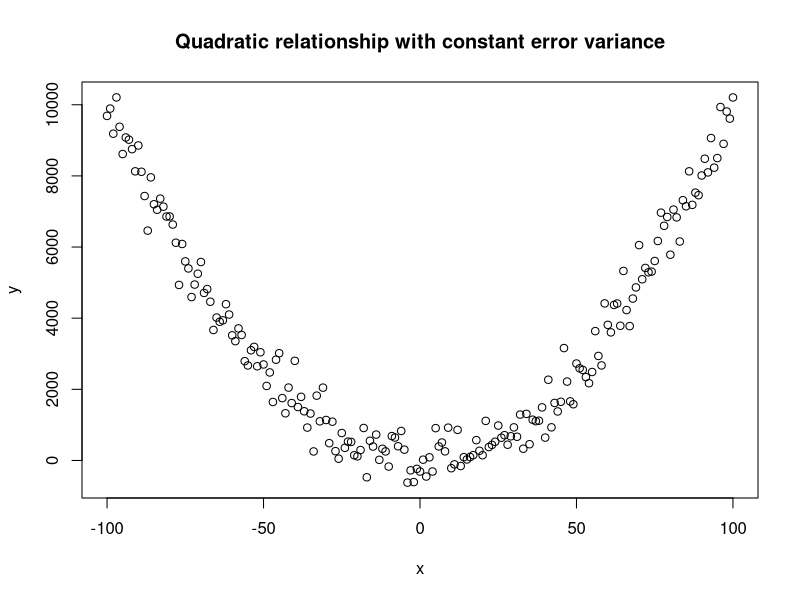
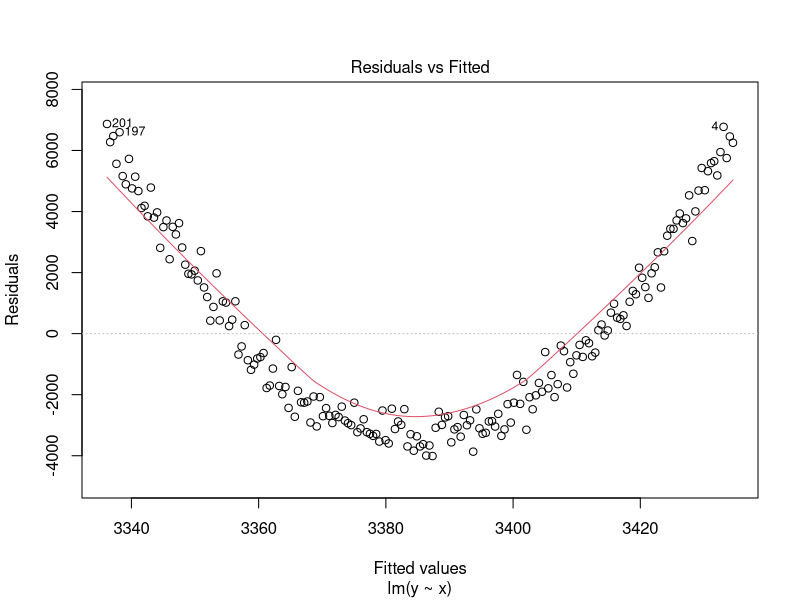
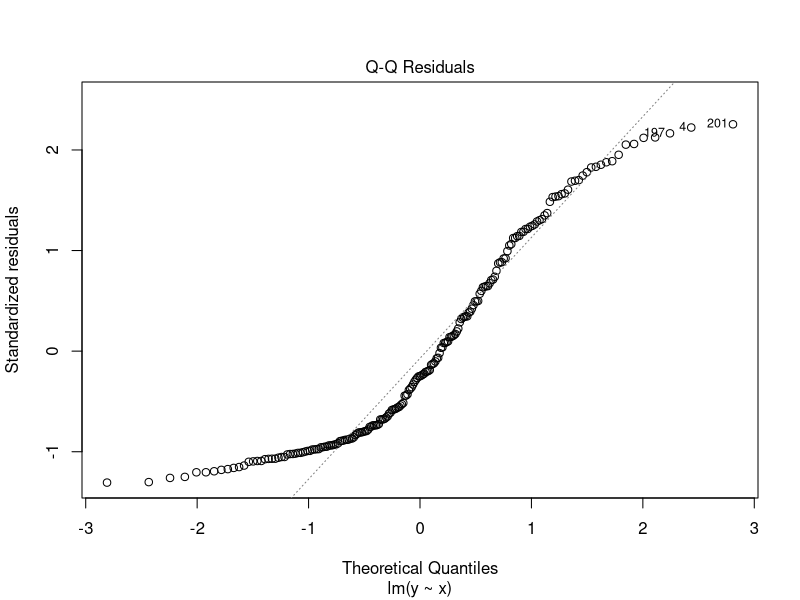
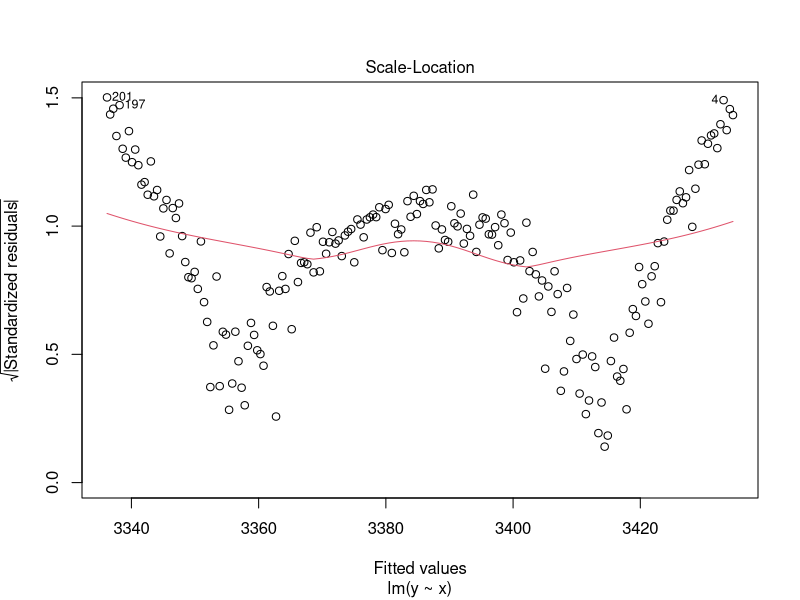
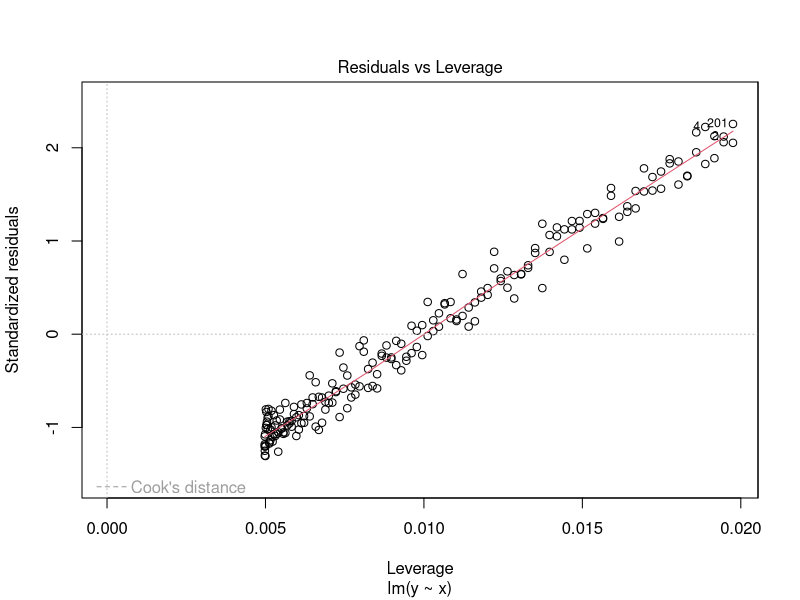
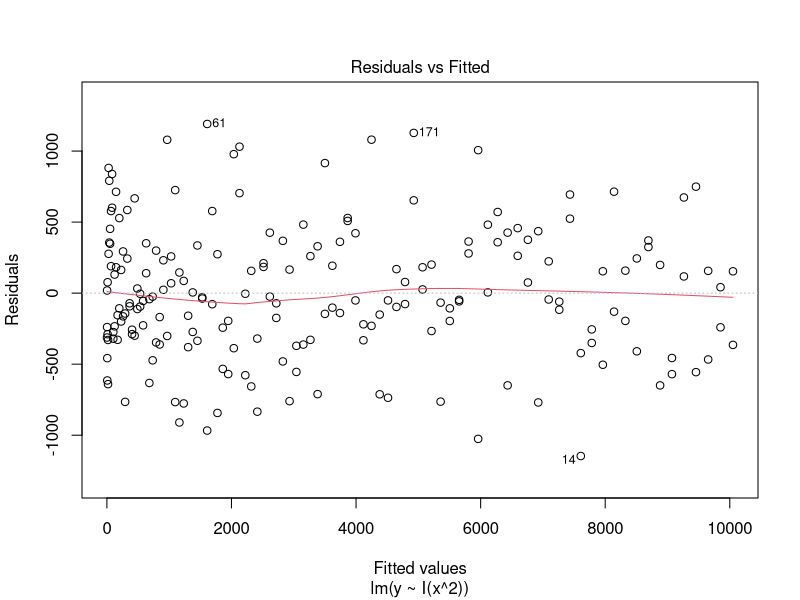
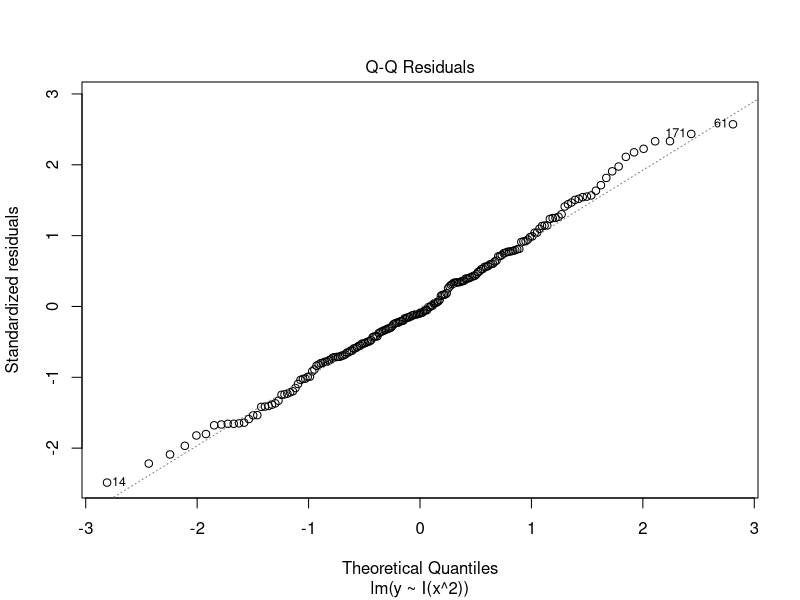
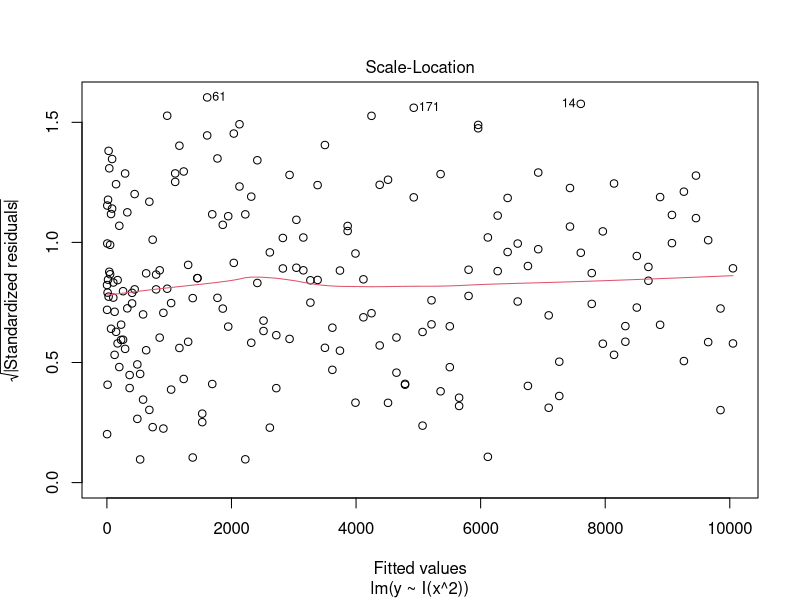

Generate these figures, in order, with R:

################################
#### What you will learn here:

#- (Wrong) model specifications, their consequences, how to detect and fix them.
#- The impact of heteroscedasticity and how to deal with it.
#- The impact of systematically missing data and how to deal with it.


# ============================================================
# Required packages
# ============================================================

# Run this once if the packages are not installed yet:
# install.packages(c("lmtest", "sandwich", "mice"))


# ============================================================
# PART 1: A misspecified mean relationship
# ============================================================

# Learning objective:
# Distinguish an incorrectly specified mean relationship from
# heteroscedasticity. Robust standard errors cannot repair an
# incorrect functional form.

x <- -100:100

# Set the random seed to make the simulated data reproducible.
set.seed(1)

# Generate a quadratic relationship with normally distributed errors.
# The error standard deviation is 500 for every value of x.
#
# Therefore:
# E(Y | x)   = x^2
# Var(Y | x) = 500^2
#
# The conditional mean changes with x, but the conditional variance
# is constant: the errors are homoscedastic.
y <- x^2 + rnorm(n = length(x), mean = 0, sd = 500)

plot(x, y, main = "Quadratic relationship with constant error variance")


# --- Fit an incorrectly specified model ---

# This model assumes a straight-line relationship between x and y.
# It cannot describe the U-shaped relationship in the data.
lm1 <- lm(y ~ x)

summary(lm1)

# There is no evidence of a linear association (p approximately 0.938).
# However, this does NOT mean that x is unrelated to y.
#
# Across this symmetric range of x, the decreasing and increasing
# parts of the parabola cancel out when estimating a single slope.
# A strong nonlinear relationship can therefore coexist with a
# linear slope close to zero.


# --- Try robust standard errors for the incorrect model ---

# HC3 standard errors adjust the estimated uncertainty of the
# regression coefficients.
#
# They do not change the fitted coefficients or turn the straight
# line into a curve. The functional form is still inappropriate.
lmtest::coeftest(
  lm1,
  vcov. = sandwich::vcovHC(lm1, type = "HC3")
)


# --- Inspect diagnostic plots ---

# In particular, inspect the Residuals vs Fitted plot.
# A systematic curved pattern indicates that the model has not
# captured the mean relationship.
#
# Here, this pattern is caused by an omitted quadratic term,
# even though the data-generating errors have constant variance.
plot(lm1)


# --- Fit a correctly specified model ---

# I(x^2) tells R to include the numerical square of x as a predictor.
# This matches the mean relationship used to generate the data.
#
# A separate linear x term is not needed in this simulation because
# we know that its true coefficient is zero. In real applications,
# a quadratic model would commonly include both x and I(x^2).
lm2 <- lm(y ~ I(x^2))

summary(lm2)

# After correcting the mean relationship, the residuals should no
# longer show the systematic pattern caused by the missing curve.
plot(lm2)


# --- Test for heteroscedasticity ---

# The Breusch-Pagan test looks for evidence against constant error
# variance, using the model predictors by default.
#
# We know from the simulation that the errors are homoscedastic.
# A non-significant test result does not itself prove homoscedasticity.
# Even with homoscedastic errors, a test can reject by chance.
lmtest::bptest(lm2)

# Main lesson:
# First check whether the model describes the mean relationship.
# Robust standard errors cannot substitute for an appropriate
# specification of that relationship.


# ============================================================
# PART 2: Missing values and changing analysis samples
# ============================================================

# Learning objective:
# Understand why models fitted to the same dataset can use
# different observations when their variables contain missing values.

set.seed(42)
dat <- iris
p_missing <- 0.2

# Each measurement has a 20% probability of being missing.
# Missingness is generated independently of the measured values
# and independently across the four measurement variables.
# This is a missing completely at random (MCAR) mechanism.

dat$Sepal.Length[runif(nrow(dat)) < p_missing] <- NA
dat$Sepal.Width[runif(nrow(dat)) < p_missing] <- NA
dat$Petal.Length[runif(nrow(dat)) < p_missing] <- NA
dat$Petal.Width[runif(nrow(dat)) < p_missing] <- NA

# Count missing values separately for each variable.
colSums(is.na(dat))

# Different models require different combinations of variables.
# By default, lm() excludes rows with missing values in either
# the outcome or any predictor included in that model.

model1 <- lm(Sepal.Length ~ Sepal.Width, data = dat)
model2 <- lm(Sepal.Length ~ Petal.Length, data = dat)
model3 <- lm(Sepal.Length ~ Petal.Width, data = dat)

model4 <- lm(
  Sepal.Length ~ Sepal.Width + Petal.Length,
  data = dat
)

model5 <- lm(
  Sepal.Length ~ Sepal.Width + Petal.Length + Petal.Width,
  data = dat
)

summary(model1)
summary(model2)
summary(model3)
summary(model4)
summary(model5)

# Compare the actual sample sizes used by the models.
# Equal sample sizes would not necessarily mean identical rows.
sapply(
  list(model1 = model1, model2 = model2, model3 = model3,
       model4 = model4, model5 = model5),
  nobs
)

# As more variables are required, fewer complete cases remain.
# Changes in coefficients between models may reflect both:
# 1. changes in the predictors included;
# 2. changes in the observations included.

# To isolate the effect of adding predictors, refit the nested
# models using the same set of complete observations.
common_sample <- dat[complete.cases(dat[, 1:4]), ]

summary(lm(
  Sepal.Length ~ Sepal.Width,
  data = common_sample
))

summary(lm(
  Sepal.Length ~ Sepal.Width + Petal.Length,
  data = common_sample
))

summary(lm(
  Sepal.Length ~ Sepal.Width + Petal.Length + Petal.Width,
  data = common_sample
))

# Using a common sample makes these comparisons easier to interpret,
# but discards observations that simpler models could otherwise use.
# It does not generally solve bias from selective missingness.
#
# In this example, missingness is MCAR. The later BMI example
# demonstrates a mechanism that biases complete-case regression.


# ============================================================
# PART 3: Heteroscedasticity with a correctly specified mean
# ============================================================

# Learning objective:
# Recognize changing error variance and understand what robust
# standard errors do, and what they do not do.

set.seed(2)

# Use positive x values so that 0.2*x is a valid standard deviation.
x <- runif(n = 1000, min = 1, max = 100)

# The conditional mean is linear, but the error standard deviation
# increases with x.
#
# E(Y | x)   = x
# Var(Y | x) = (0.2*x)^2
#
# Observations at larger x values therefore scatter more widely
# around the true regression line.
y <- rnorm(n = length(x), mean = x, sd = 0.2*x)

plot(x, y, main = "Linear relationship with increasing error variance")

# Add the true mean relationship used to generate the data.
abline(a = 0, b = 1, col = "red", lwd = 2)


# --- Fit the mean model ---

# The linear mean relationship is correctly specified.
# Heteroscedasticity does not by itself make the OLS coefficients
# biased here, but the usual standard errors can be incorrect.
lm3 <- lm(y ~ x)


# --- Inspect diagnostic plots ---

# Residuals vs Fitted:
# Look for a funnel-shaped pattern. The residual spread increases
# as the fitted values increase.
plot(lm3, which = 1)

# Scale-Location:
# This plot emphasizes changes in residual spread.
# An upward trend indicates increasing variability.
plot(lm3, which = 3)


# --- Test for heteroscedasticity ---

# A small p-value provides evidence against constant error variance.
# Interpret the test together with the plots and the model structure.
lmtest::bptest(lm3)


# --- Compare conventional and robust inference ---

# summary() reports the conventional standard errors, which assume
# constant error variance for this ordinary least-squares model.
summary(lm3)

# Estimate a heteroscedasticity-robust covariance matrix.
# HC3 includes a leverage-based correction.
V_robust <- sandwich::vcovHC(lm3, type = "HC3")

# Report the same regression coefficients, now with robust standard
# errors, test statistics, and p-values.
lmtest::coeftest(lm3, vcov. = V_robust)

# Calculate confidence intervals using the same robust covariance
# matrix, so that the intervals match the robust coefficient tests.
lmtest::coefci(lm3, vcov. = V_robust)

# Compare the standard errors directly.
# Robust standard errors are not necessarily larger than conventional
# ones; the direction of the difference depends on the data.
cbind(
  SE_conventional = sqrt(diag(vcov(lm3))),
  SE_robust_HC3 = sqrt(diag(V_robust))
)

# Main lesson:
# Robust standard errors change inference about the coefficients.
# They do not change the fitted coefficients, fitted values, or
# residuals, and they do not remove the funnel-shaped pattern.
#
# The association is strong in this example, so both approaches
# may give very small p-values. Focus on the standard errors and
# confidence intervals rather than only on statistical significance.


# ============================================================
# PART 4: Missing BMI values and multiple imputation
# ============================================================

# Learning objective:
# Show how complete-case analysis can distort an association when
# BMI is more likely to be missing among people with high blood
# pressure, and how correctly specified multiple imputation can
# address this selection bias under a MAR mechanism.

set.seed(123)
n <- 2000


# --- Generate complete data ---

full <- data.frame(
  bmi = rnorm(n, mean = 27, sd = 4)
)

# Generate systolic blood pressure with a positive association
# with BMI.
#
# The true slope is 2 mmHg per additional BMI unit.
# At BMI = 25, expected systolic blood pressure is 120 mmHg.
full$sbp <- 120 + 2 * (full$bmi - 25) +
  rnorm(n, mean = 0, sd = 12)

# This model provides a benchmark using all original observations.
# Its estimated slope will differ slightly from 2 due to sampling
# variation, even though the model is correctly specified.
mod_full <- lm(sbp ~ bmi, data = full)


# --- Introduce missing BMI values ---

# plogis() converts its input into a probability between 0 and 1.
# The probability that BMI is missing increases with blood pressure.
#
# At blood pressure = 130 mmHg, the missingness probability is 50%.
# Lower blood pressure gives a lower probability; higher blood
# pressure gives a higher probability.
p_missing <- plogis((full$sbp - 130) / 6)

# Randomly determine which BMI values are missing, using each
# person's individual missingness probability.
#
# Missingness is still stochastic, but it is not equally likely
# for everyone.
bmi_missing <- runif(n) < p_missing

# Preserve the original data for comparison and create a version
# in which the selected BMI values are replaced by NA.
dat <- full
dat$bmi[bmi_missing] <- NA

# Calculate the proportion of participants with missing BMI.
mean(bmi_missing)

# This is a MAR mechanism:
# Missingness depends on blood pressure, which is fully observed.
# Conditional on blood pressure, it does not additionally depend
# on the unobserved BMI.
#
# MAR does NOT imply that complete cases are a representative
# sample for every analysis.


# --- Analyze complete cases only ---

# By default, lm() excludes observations with missing values in
# variables required by the model.
#
# Participants with high blood pressure are less likely to remain
# in this analysis because their BMI is more often missing.
mod_cc <- lm(sbp ~ bmi, data = dat)

# This selection can flatten the estimated relationship:
# among participants with high BMI, those with comparatively low
# blood pressure are more likely to remain observed.
#
# In this example, complete-case analysis therefore tends to
# underestimate the slope of blood pressure on BMI.


# --- Impute missing BMI values using observed blood pressure ---

# The imputation model predicts BMI from blood pressure.
# This is deliberately the reverse direction of the final analysis:
# imputation models the variable that needs to be filled in.
#
# BMI and blood pressure are jointly normally distributed in this
# simulation. A normal linear model for BMI conditional on blood
# pressure is therefore correctly specified.
#
# The "norm" method draws model parameters and residual variation,
# rather than simply replacing missing values with fitted means.

methods <- mice::make.method(dat)

# Fully observed variables do not need an imputation method.
methods[] <- ""
methods["bmi"] <- "norm"

# Explicitly specify blood pressure as the predictor of missing BMI.
predictors <- mice::make.predictorMatrix(dat)
predictors[,] <- 0
predictors["bmi", "sbp"] <- 1

# Create 50 completed datasets with different plausible BMI values.
#
# One iteration is sufficient in this particular example because
# only BMI is incomplete and its predictor is fully observed.
# More complex patterns involving several incomplete variables
# generally require multiple iterations and convergence checks.
#
# Only dat is supplied: the original, hidden BMI values in full
# are NOT used by the imputation procedure.
imp <- mice::mice(
  dat,
  m = 50,
  maxit = 1,
  method = methods,
  predictorMatrix = predictors,
  seed = 456,
  printFlag = FALSE
)


# --- Fit the analysis model and pool the results ---

# Fit the same regression separately in each completed dataset.
models_mi <- with(imp, lm(sbp ~ bmi))

# Combine estimates and uncertainty using Rubin's rules.
# Pooling accounts for both within-imputation uncertainty and
# differences between the imputed datasets.
#
# Do not stack the datasets and treat them as independent observations.
mi_result <- summary(
  mice::pool(models_mi),
  conf.int = TRUE
)

mi_result


# --- Compare estimated slopes ---

comparison <- data.frame(
  Analysis = c(
    "True value",
    "Complete data",
    "Complete cases",
    "Multiple imputation"
  ),
  Slope = c(
    2,
    unname(coef(mod_full)["bmi"]),
    unname(coef(mod_cc)["bmi"]),
    mi_result$estimate[mi_result$term == "bmi"]
  )
)

print(comparison)

# Expected pattern:
# The complete-case slope is too shallow, whereas the MI estimate
# is closer to the complete-data estimate and the true slope.
#
# This is not guaranteed in every individual simulation.
# Bias is a property of an estimator across repeated samples;
# one simulated dataset illustrates the mechanism but does not
# establish unbiasedness by itself.


# ============================================================
# Visualize the effect of missingness and imputation
# ============================================================

# Extract one completed dataset to illustrate the imputed values.
# The pooled analysis above still uses all 50 completed datasets.
dat_imp <- mice::complete(imp, action = 1)

# Extract pooled coefficients for the MI regression line.
mi_intercept <- mi_result$estimate[
  mi_result$term == "(Intercept)"
]

mi_slope <- mi_result$estimate[
  mi_result$term == "bmi"
]

# Use identical axis limits so the four panels can be compared.
x_limits <- range(c(full$bmi, dat_imp$bmi))
y_limits <- range(full$sbp)

# Save the current layout settings and create a 2-by-2 layout.
oldpar <- par(mfrow = c(2, 2), mar = c(4, 4, 3, 1))

# Helper function for consistently formatted scatterplots.
mydotplot <- function(x, y, title, color = "grey60") {
  plot(
    x, y,
    xlim = x_limits,
    ylim = y_limits,
    pch = 16,
    cex = 0.45,
    col = color,
    xlab = "BMI",
    ylab = "Systolic blood pressure (mmHg)",
    main = title
  )
}

# The true mean relationship is:
# 120 + 2*(BMI - 25) = 70 + 2*BMI.
#
# Add it as a dashed black reference line to every panel.
true_slope <- function() {
  abline(a = 70, b = 2, col = "black", lty = 2, lwd = 2)
}


# --- Panel A: Original complete data ---

# The green line is estimated from the complete data.
# It should be close to the dashed true relationship.
mydotplot(
  full$bmi, full$sbp,
  "A: Complete data"
)

true_slope()
abline(mod_full, col = "darkgreen", lwd = 2)


# --- Panel B: Reveal the selective missingness mechanism ---

# Red points identify participants whose BMI becomes missing.
# They occur more frequently at higher blood pressure values.
#
# We can display their true BMI only because this is a simulation.
# In a real dataset, these missing BMI values would be unknown.
mydotplot(
  full$bmi, full$sbp,
  "B: BMI more often missing\nat high blood pressure",
  color = ifelse(bmi_missing, "tomato", "grey60")
)

true_slope()

legend(
  "bottomright",
  legend = c("BMI observed", "BMI missing"),
  col = c("grey60", "tomato"),
  pch = 16,
  bty = "n"
)


# --- Panel C: Complete cases only ---

# Points with missing BMI cannot be plotted and are omitted.
# The blue line is estimated using only the remaining observations.
#
# Compare its slope with the dashed true relationship.
# This demonstrates the distortion caused by selective inclusion.
mydotplot(
  dat$bmi, dat$sbp,
  "C: Complete cases"
)

true_slope()
abline(mod_cc, col = "blue", lwd = 2)


# --- Panel D: Observed and imputed BMI values ---

# Orange points contain imputed BMI values; their blood pressure
# values were observed throughout.
#
# Imputation supplies plausible BMI values, not necessarily the
# original BMI of each individual participant.
mydotplot(
  dat_imp$bmi, dat_imp$sbp,
  "D: Orange = imputed BMI",
  color = ifelse(bmi_missing, "darkorange", "grey60")
)

true_slope()

# The purple line uses the pooled coefficients from all 50 analyses.
# The plotted points illustrate only the first completed dataset.
abline(
  a = mi_intercept,
  b = mi_slope,
  col = "purple",
  lwd = 2
)

# Restore the previous graphics settings.
par(oldpar)


# Final lessons:
#
# 1. Selective missingness can bias a complete-case regression.
#
# 2. Under this MAR mechanism, blood pressure contains the information
#    needed to model missingness-related selection when imputing BMI.
#
# 3. Correctly specified MI can address the resulting bias while
#    accounting for uncertainty about the missing values.
#
# 4. MI is not a universal correction for missing data: its validity
#    depends on the missingness assumptions and imputation model.
#
# 5. A scatterplot of complete cases alone cannot establish whether
#    selection bias is present. Here, the complete-data benchmark is
#    available only because we generated the data ourselves.
